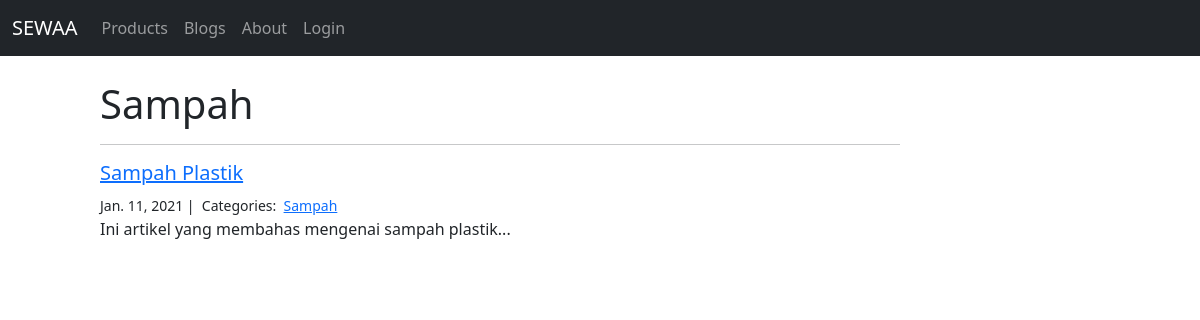
/blog/blog_category/Sampah/, run on the app's committed database.
### blog/models.py (models this page shows, shortened)
class Category(models.Model):
    name = models.CharField(max_length=50)

class Blog(models.Model):
    title = models.CharField(max_length=200)
    text = models.TextField()
    created_on = models.DateTimeField(auto_now_add=True)
    last_modified = models.DateTimeField(auto_now=True)
    category = models.ManyToManyField('Category', related_name='posts')
    author = models.ForeignKey(User, null=True, blank=True, on_delete=models.CASCADE)

### blog/views.py (the view)
# urls.py: path('blog_category/<category>/', views.blog_category, name='blog_category'),
def blog_category(request, category):
    blogs = Blog.objects.filter(category__name__contains=category).order_by('-created_on')
    return render(request, 'blog/blog_category.html', {
        'blogs' : blogs,
        'category' : category,
    })

### blog/templates/blog/blog_category.html (shortened to what this page needs)
{% extends "base.html" %}
{% block body %}
<div class="col-md-8 offset-md-1">
    <h1>{{ category }}</h1>
    <hr>
    {% for blog in blogs %}
    <h5><a href="{% url 'blog:blog_detail' id=blog.id %}">{{ blog.title }}</a></h5>
    <small>
        {{ blog.created_on.date }} |&nbsp;
        Categories:&nbsp;
        {% for category in blog.category.all %}
            <a href="{% url 'blog:blog_category' category.name %}">{{ category.name }}</a>&nbsp;
        {% endfor %}
    </small>
    <p>{{ blog.text | slice:":100" }}...</p>
    {% endfor %}
</div>
{% endblock %}

### data on the page
Category: name "Sampah"
Blog: title "Sampah Plastik", created_on "Jan. 11, 2021", text "Ini artikel yang membahas mengenai sampah plastik"
